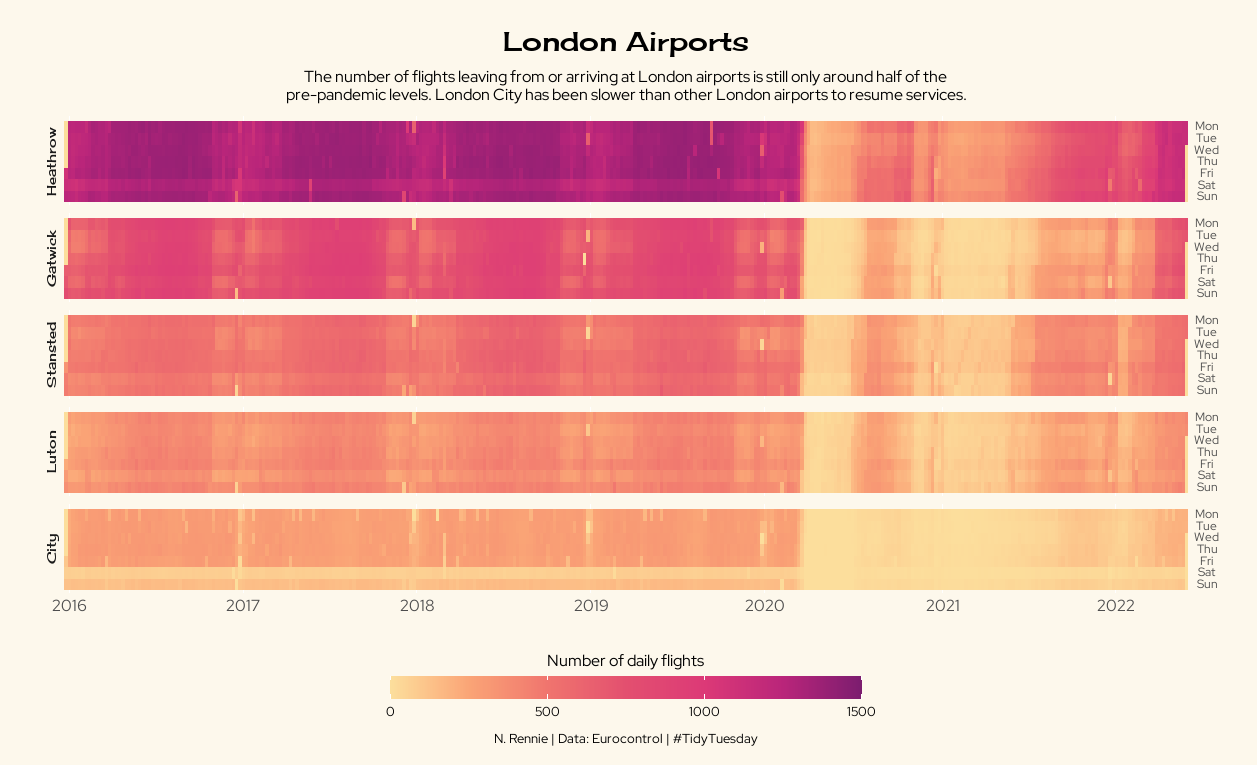

The R source for this figure:
library(tidyverse)
library(showtext)
library(lubridate)
library(rcartocolor)

# get data
flights <- readr::read_csv('https://raw.githubusercontent.com/rfordatascience/tidytuesday/master/data/2022/2022-07-12/flights.csv')

# add fonts
font_add_google(name = "Red Hat Display", family = "redhat")
font_add_google(name = "Cherry Cream Soda", family = "cherry")
showtext_auto()

# prep data
plot_data <- flights %>% 
  filter(str_detect(APT_NAME, "London ")) %>% 
  mutate(airport = str_extract(APT_NAME, "(?<=- ).*")) %>% 
  mutate(yr_week = str_c(isoyear(FLT_DATE),
                         "/",
                         formatC(isoweek(FLT_DATE), format = "f", digits = 0, width = 2, flag = "0"))) %>% 
  mutate(week_day = wday(FLT_DATE, week_start = 1)) %>% 
  select(airport, yr_week, week_day, FLT_TOT_1) %>% 
  group_by(airport, yr_week, week_day) %>% 
  summarise(n_flights = sum(FLT_TOT_1)) %>% 
  ungroup() %>% 
  complete(airport, yr_week, week_day) %>% 
  mutate(n_flights = replace_na(n_flights, 0))

# get factor levels for airports
fact_levs <- plot_data %>% 
  group_by(airport) %>% 
  summarise(n = sum(n_flights)) %>% 
  arrange(-n) %>% 
  pull(airport)

# set factors
plot_data <- plot_data %>% 
  mutate(airport = factor(airport, levels = fact_levs))

# subtitle
st = str_wrap("The number of flights leaving from or arriving at London airports is still only around half of the pre-pandemic levels. London City has been slower than other London airports to resume services.",
              100)

# plot heatmap
ggplot(data = plot_data, 
       mapping = aes(x = yr_week, y = week_day, fill = n_flights)) +
  geom_raster() +
  facet_wrap(~airport, ncol = 1, strip.position="left") +
  scale_y_reverse(breaks = 7:1,
                     labels = rev(c("Mon", "Tue", "Wed", "Thu", "Fri", "Sat", "Sun")),
                      sec.axis = sec_axis(~.,
                                          breaks = 7:1,
                                          labels = rev(c("Mon", "Tue", "Wed", "Thu", "Fri", "Sat", "Sun")))
                     ) +
  scale_x_discrete(breaks = c("2016/01", "2017/01", "2018/01", "2019/01", "2020/01", "2021/01", "2022/01"), 
                   labels = 2016:2022) +
  scale_fill_carto_c(name = "Number of daily flights", palette = "SunsetDark", direction = 1, limits = c(0, 1500)) +
  guides(fill = guide_colorbar(title.position = "top")) +
  labs(x = "", 
       y = "",
       title = "London Airports",
       subtitle = st, 
       caption = "N. Rennie | Data: Eurocontrol | #TidyTuesday") +
  theme(legend.position = "bottom", 
        panel.background = element_rect(colour = "#fdf8ec", fill = "#fdf8ec"),
        plot.background = element_rect(colour = "#fdf8ec", fill = "#fdf8ec"),
        strip.background = element_rect(colour = "#fdf8ec", fill = "#fdf8ec"),
        legend.background = element_rect(colour = "#fdf8ec", fill = "#fdf8ec"),
        legend.key.width = unit(2.5, "cm"),
        axis.ticks = element_blank(), 
        axis.text.y.left = element_blank(), 
        plot.margin = unit(c(0.5, 1, 0.5, 0.5), unit = "cm"), 
        plot.title = element_text(family = "cherry", hjust = 0.5, size = 20, face = "bold", 
                                  margin = margin(t = 10, b = 10)),
        strip.text = element_text(family = "cherry", hjust = 0.5, size = 10), 
        plot.subtitle = element_text(family = "redhat", hjust = 0.5, size = 12, 
                                     margin = margin(b = 10)), 
        plot.caption = element_text(family = "redhat", hjust = 0.5, size = 10), 
        axis.text.y.right = element_text(family = "redhat", hjust = 0.5, size = 9), 
        axis.text.x = element_text(family = "redhat", hjust = 0.5, size = 12), 
        legend.title = element_text(family = "redhat", hjust = 0.5, size = 12),
        legend.text = element_text(family = "redhat", hjust = 0.5, size = 10))
